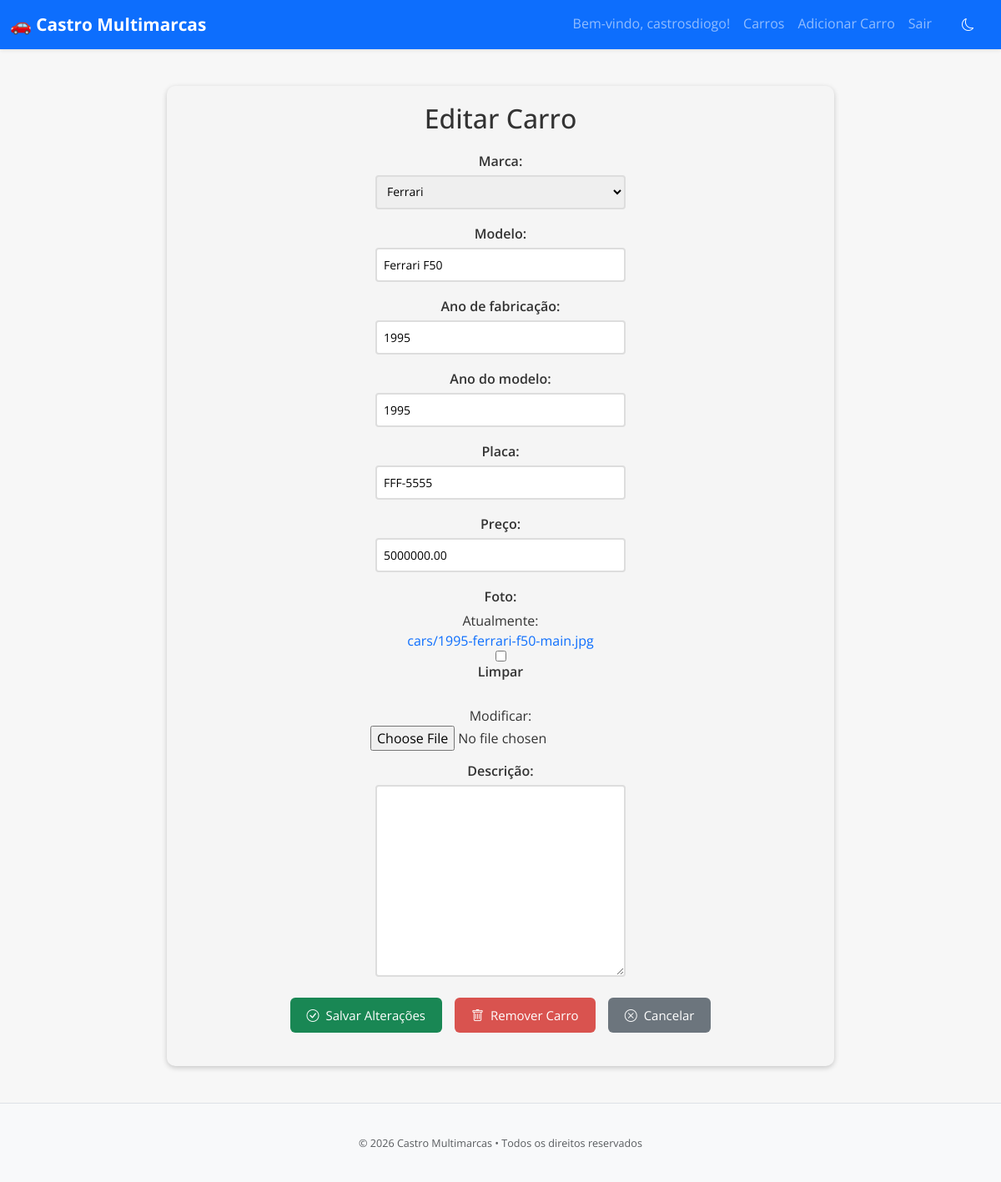
The page /car/2/update/ (signed in) on the database its author committed.
### cars/models.py (models this page shows, shortened)
class Car(models.Model):
    id = models.AutoField(primary_key=True)
    model = models.CharField(max_length=100)
    brand = models.ForeignKey(Brand, on_delete=models.PROTECT, related_name='car_brand')
    factory_year = models.IntegerField(blank=True, null=True)
    model_year = models.IntegerField(blank=True, null=True)
    plate = models.CharField(max_length=20, blank=True, null=True)
    value = models.DecimalField(blank=True, null=True, max_digits=10, decimal_places=2)
    photo = models.ImageField(upload_to='cars/', blank=True, null=True)
    bio = models.TextField(blank=True, null=True)

### cars/views.py (the view, shortened to what this page needs)
# urls.py: path('car/<int:pk>/update/', CarUpdateView.as_view(), name='car_update'),
@method_decorator(login_required(login_url=reverse_lazy('login')), name='dispatch')
class CarUpdateView(UpdateView):
    model = Car
    form_class = CarModelForm
    template_name = 'car_update.html'

### cars/forms.py (shortened to what this page needs)
class CarModelForm(forms.ModelForm):
    class Meta:
        model = Car
        fields = '__all__'

### cars/models.py (called while the page is built)
    def __str__(self):
        return self.name

### cars/templates/car_update.html (shortened to what this page needs)
{% extends 'base.html' %}
{% block content %}
{% load static %}
  <link rel="stylesheet" href="{% static 'css/car_update.css' %}">
  <form method="post" enctype="multipart/form-data">
    <h1>Editar Carro</h1>
    <div class="form-group">
      <label>Marca: </label>
      {{ form.brand }}
    </div>
    <div class="form-group">
      <label>Modelo: </label>
      {{ form.model }}
    </div>
    <div class="form-group">
      <label>Ano de fabricação: </label>
      {{ form.factory_year }}
    </div>
    <div class="form-group">
      <label>Ano do modelo: </label>
      {{ form.model_year }}
    </div>
    <div class="form-group">
      <label>Placa: </label>
      {{ form.plate }}
    </div>
    <div class="form-group">
      <label>Preço: </label>
      {{ form.value }}
    </div>
    <div class="form-group">
      <label>Foto: </label>
      {{ form.photo }}
    </div>
    <div class="form-group">
      <label>Descrição: </label>
      {{ form.bio }}
    </div>
    <div class="buttons-container">
      <button type="submit" class="btn btn-success"><i class="bi bi-check-circle me-2"></i>Salvar Alterações</button>
      <a href="{% url 'car_delete' pk=object.pk %}" class="btn btn-danger"><i class="bi bi-trash me-2"></i>Remover Carro</a>
      <a href="{% url 'cars_list' %}" class="btn btn-secondary"><i class="bi bi-x-circle me-2"></i>Cancelar</a>
    </div>
  </form>
{% endblock %}

### app/templates/base.html (shortened to what this page needs)
<!DOCTYPE html>
<html lang="pt-br" data-bs-theme="light">
<head>
  <link href="https://cdn.jsdelivr.net/npm/bootstrap@5.3.2/dist/css/bootstrap.min.css" rel="stylesheet">
  <link href="https://cdn.jsdelivr.net/npm/bootstrap-icons@1.11.3/font/bootstrap-icons.css" rel="stylesheet">
  {% load static %}
  <link rel="stylesheet" href="{% static 'css/style.css' %}">
</head>
<body class="d-flex flex-column min-vh-100">
  <header>
    <nav class="navbar navbar-expand-lg navbar-dark bg-primary shadow-sm">
      <div class="container-fluid">
        <a class="navbar-brand fw-bold" href="{% url 'cars_list' %}">
          🚗 Castro Multimarcas
        </a>
        <div class="collapse navbar-collapse" id="navbarNav">
          <ul class="navbar-nav ms-auto">
            {% if user.is_authenticated %}
              <li class="nav-item">
                <span class="nav-link">Bem-vindo, {{ user.username }}!</span>
              </li>
              <li class="nav-item">
                <a class="nav-link" href="{% url 'cars_list' %}">Carros</a>
              </li>
              <li class="nav-item">
                <a class="nav-link" href="{% url 'new_car' %}">Adicionar Carro</a>
              </li>
              <li class="nav-item">
                <a class="nav-link" href="{% url 'logout' %}">Sair</a>
              </li>
            {% endif %}
              <button id="theme-toggle" class="btn btn-outline-light ms-2">
              </button>
          </ul>
        </div>
      </div>
    </nav>
  </header>
  <main class="container py-4 flex-grow-1">
    {% block content %}
    {% endblock %}
  </main>
<footer class="bg-body-tertiary border-top mt-auto py-3">
  <div class="container text-center">
    <small class="text-muted">
      © 2026 Castro Multimarcas • Todos os direitos reservados
    </small>
  </div>
</footer>
</body>
</html>

### app/static/css/style.css (style rules this page uses)
body { font-family: 'Open Sans', sans-serif; background-color: #f7f7f7; color: #333; margin: 0; padding: 0; display: flex; flex-direction: column; }
main { max-width: 1200px; }
.navbar { background-color: #0096c7; }
.navbar-brand { font-weight: bold; font-size: 1.3rem; }
.nav-link { transition: background-color 0.3s ease, color 0.3s ease; }
footer { background-color: #e9ecef; color: #333; padding: 20px; text-align: center; font-size: 0.9rem; }
.container { margin-top: 20px; margin-bottom: 20px; }

### cars/static/css/car_update.css (style rules this page uses)
form { max-width: 800px; margin: 0 auto; padding: 20px; background-color: #f5f5f5; border-radius: 10px; box-shadow: 0 2px 6px rgba(0, 0, 0, 0.2); }
form h1 { font-size: 2rem; margin-bottom: 20px; text-align: center; }
.form-group { display: flex; flex-direction: column; margin-bottom: 12px; align-items: center; }
.form-group label { font-weight: 600; margin-bottom: 5px; }
input[type="text"], input[type="number"], select, textarea { padding: 8px; font-size: 14px; border: 2px solid #ddd; border-radius: 4px; width: 100%; max-width: 300px; margin-bottom: 5px; transition: border-color 0.3s ease-in-out; }
.btn { display: inline-block; color: #fff; border: none; padding: 10px 20px; font-size: 15px; border-radius: 6px; cursor: pointer; transition: background-color 0.3s ease-in-out; text-align: center; text-decoration: none; }
.btn-danger { background-color: #d9534f; }
.btn-secondary { background-color: #6c757d; }
.buttons-container { display: flex; justify-content: center; gap: 15px; margin: 20px 0; }
a { text-decoration: none; }

### rows shown on the page
Car: brand "Ferrari", model "Ferrari F50", factory_year "1995", model_year "1995", plate "FFF-5555", value "5000000.00"

### other values the page prints
{{ user.username }} "castrosdiogo"
